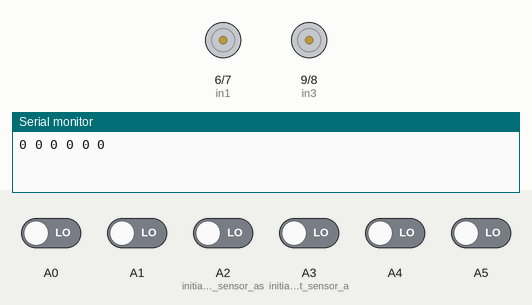
The sketch below on a simulated Arduino Uno, built with avr-gcc and run on an emulated ATmega328P. Shown: motor-driver pin pairs drawn as motors (green arrow = first pin HIGH = forward, orange = second pin HIGH = backward, longer = more drive, scaled by the enable pin), the last lines printed to the serial monitor. Inputs (shaded band) come from the test bench; at power-on: A0, A1, A2 (initialize_Left_sensor_as), A3 (initialize_Right_sensor_a), A4, A5 LOW.

Above: at 0.1 s.
At 102.2 s:
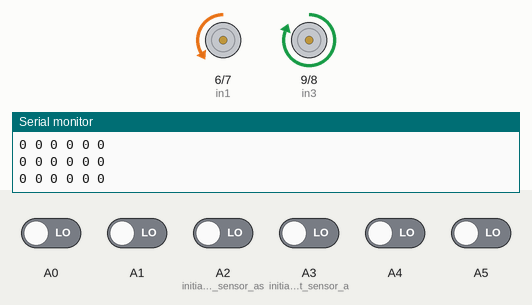
Timing chart, 0 to 103.7 s (numbered marks = the images above):
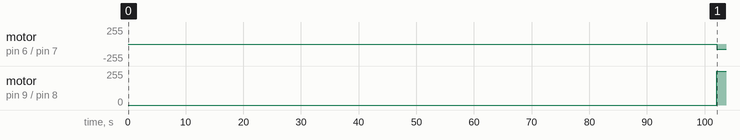

Measured:
- by itself, motor on pin 6 (in1) / pin 7 (in2): stopped → backward 75/255 at 102 s
- by itself, motor on pin 9 (in3) / pin 8 (in4): stopped → forward 255/255 at 102 s

The sketch:

PID_big_LFR.ino
```cpp
// 0 = white
// EnA = Left motor

#define in1 6
#define in2 7
#define in3 9
#define in4 8
#define enA 5
#define enB 10
#define KP 0.11
#define KD 0.5

 int frd_speed = 150;
 int basespeed = 200;
 int softhigh = basespeed + 50;
 int mediumhigh = basespeed + 55;
 int hardhigh = basespeed;
 int softlow = basespeed -50;
 int mediumlow = basespeed -55;
 int hardlow = basespeed;
 int allwhite = 225;
 int scale = -200;

 int M1_Speed = 255; // speed of motor 1
 int M2_Speed = 255; // speed of motor 2
 int LeftRotationSpeed = 250;  // Left Rotation Speed
 int RightRotationSpeed = 250; // Right Rotation Speed
 int lastdir = 0;
 int error = 0;
 int lasterror = 0;


 void setup() {

  pinMode(in1,OUTPUT);
  pinMode(in2,OUTPUT);
  pinMode(in3,OUTPUT);
  pinMode(in4,OUTPUT);

    pinMode(enA,OUTPUT);
    pinMode(enB,OUTPUT);

      pinMode(A0, INPUT);
      pinMode(A1, INPUT);
      pinMode(A2, INPUT); // initialize Left sensor as an input
      pinMode(A3, INPUT); // initialize Right sensor as an input
      pinMode(A4, INPUT);
      pinMode(A5, INPUT);
      Serial.begin(9600);
}

void loop() {

  debug();
  int HL_SENSOR = analogRead(A0);
  int ML_SENSOR = analogRead(A1);
  int SL_SENSOR = analogRead(A2);
  int SR_SENSOR = analogRead(A3);
  int MR_SENSOR = analogRead(A4);
  int HR_SENSOR = analogRead(A5);
  int sensor_readings[6] = {(HL_SENSOR*2) - scale, (ML_SENSOR*2)-scale, (SL_SENSOR*2)-scale, (SR_SENSOR*2)-scale, (MR_SENSOR*2)-scale, (HR_SENSOR*2)-scale};
 // int calibrated_readings = sensor_calibrate(sensor_readings);

  unsigned int position = findposition(sensor_readings);
  error = position - 2500;
  lasterror = error;
  int motorspeed = (KP * error) + KD * (error - lasterror);
  int leftspeed = basespeed + motorspeed;
  int rightspeed = basespeed - motorspeed;
  setleft(leftspeed);
  setright(rightspeed);
}


void boost()
{
            digitalWrite(in1, HIGH);
            digitalWrite(in2, LOW);
            digitalWrite(in3, HIGH);
            digitalWrite(in4, LOW);

            analogWrite(enA, 255);
            analogWrite(enB, 255);
}
void lastdirection()
{
  delay(5000);
  if (lastdir == -1)
  {
            digitalWrite(in1, LOW);
            digitalWrite(in2, HIGH);
            digitalWrite(in3, HIGH);
            digitalWrite(in4, LOW);

            analogWrite(enA, allwhite);
            analogWrite(enB, allwhite);
            lastdir = -1;
  }

    else
    {
            digitalWrite(in1, HIGH);
            digitalWrite(in2, LOW);
            digitalWrite(in3, LOW);
            digitalWrite(in4, HIGH);

            analogWrite(enA, allwhite);
            analogWrite(enB, allwhite);
            lastdir = 1;
    }
}

void Stop()
{
            digitalWrite(in1, LOW);
            digitalWrite(in2, LOW);
            digitalWrite(in3, LOW);
            digitalWrite(in4, LOW);
}


//unsigned long long findposition(int arg[]) {
 // int location = 0;
 // int sum = 0;
 // int a0 = 0*1000*arg[0];
 // int i1 = arg[1] ;
 // unsigned long long a1 = 1000*arg[1];
 // int a2 = 2*1000*arg[2];
 // int a3 = 3*1000*arg[3];
 // int a4 = 4*1000*arg[4];
 // int a5 = 5*1000*arg[5];
 // location = a1;
 // return abs(a1);
//}
int findposition(int arg[])
{
 int sum = 0;
  int position = 0;
  for (int i = 0; i < 6; i++)
  {
    position = position + arg[i];
    position = position * 1000;
    sum = sum + arg[i];
  }

 position = position/sum;
 return position;
}

void setleft(int speed)
{
  if (speed < 0) {
    digitalWrite(in1, LOW);
    digitalWrite(in2, HIGH);
    analogWrite(enA, abs(speed));
  }
  else {
    digitalWrite(in1, HIGH);
    digitalWrite(in2, LOW);
    analogWrite(enA, abs(speed));
  }
}

void setright(int speed)
{
  if (speed < 0) {
    digitalWrite(in3, LOW);
    digitalWrite(in4, HIGH);
    analogWrite(enB, abs(speed));
  }
  else {
    digitalWrite(in3, HIGH);
    digitalWrite(in4, LOW);
    analogWrite(enB, abs(speed));
  }
}

void debug() {

  for (int i = 0; i < 255; i++) {

    int sensor_readings[6] = {(digitalRead(A0)),(digitalRead(A1)),digitalRead(A2),digitalRead(A3),digitalRead(A4),digitalRead(A5)};
    //int calibrated_readings = sensor_calibrate(sensor_readings);
    for (int i=0; i < 6; i++) {
      Serial.print(sensor_readings[i]);
      Serial.print(' ');

  }
  //int hello = findposition(sensor_readings);
  //Serial.print(hello);
  Serial.println();
  delay(400);
}
}

int sensor_calibrate(int arg[]) {
  for (int i = 0; i < 6; i++) {
    arg[i] = (arg[i]*2) -120;
  }
  return arg;
}
```
